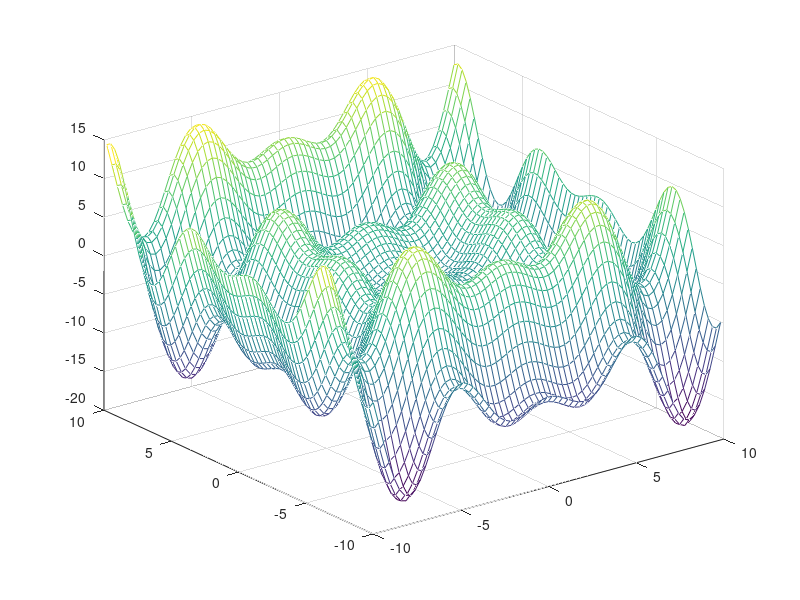
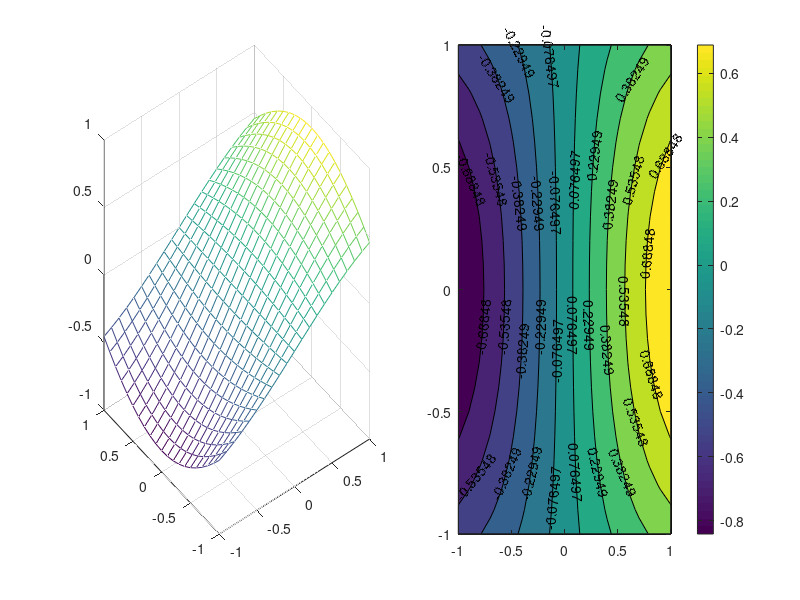
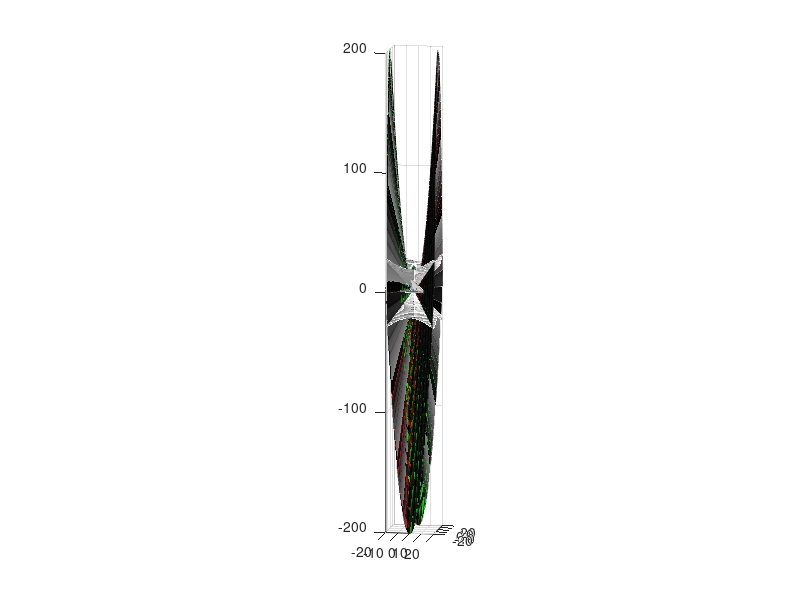

Here is the MATLAB script that generated these plots, in order: (Note: this script raises an error after producing the figures.)
%%
t = 0:0.05:6*pi;
x = sin(t);
y = 2 * cos(t);
plot3(x,y,t,-1,0,7 * pi / 2,'r*');
line([-1,-1], [2,-2], [7 * pi / 2 + 1,7 * pi / 2 - 1],'LineStyle','--');
grid on;
%%
t = -10*pi:0.05:10*pi;
x = (cos(2*t).^2).*sin(t);
y = (sin(2*t).^2).*cos(t);
comet3(x,y,t);
grid on;
%% z = -x*sin(x)-y*cos(y)
x = -10:0.3:10;
y = -10:0.3:10;
[X,Y] = meshgrid(x,y);
Z = -X .* sin(X) - Y .* cos(Y);
mesh(X,Y,Z);
%% contour plot z = sin(x)cos(y)
x = -1:0.1:1;
y = -1:0.1:1;
[X,Y] = meshgrid(x,y);
Z = sin(X).*cos(Y);
figure('Position',[200,150,1500,800]);
subplot(1,2,1);
mesh(X,Y,Z);
subplot(1,2,2);
[G,h] = contourf(X,Y,Z);
clabel(G,h);
colorbar;
%%
x = linspace(-pi,pi,40);
y = linspace(-pi,pi,50);
[X,Y]=meshgrid(x,y);
Z = @(a,b)(20 - a.^2 - b.^2);
figure('Position',[500,150,800,800]);
surf(X,Y,Z(X,Y));
axis equal;
line([0,0],[-1,-3],[19,20]);
hold on;
q = 0:0.1:6*pi;
r = 0.1 * q;
plot3(r.*cos(q),r.*sin(q)-1,r.*0,r.*cos(q),r.*sin(q)-1,Z(r.*cos(q),r.*sin(q)-1),'g','LineWidth',2);
colormap(gray);
%% ax+by+cz+d=0
a = 1;
b = 1;
c = 1;
d = 0;
x = -10:0.05:10;
y = -10:0.05:10;
[X,Y] = meshgrid(x,y);
Z = d - a * X - b * Y;
mesh(X,Y,Z);
%% z = a*sin(sqrt(x^2+y^2))/sqrt((x^2+y^2))
a = 1;
x = -10:0.3:10;
y = -10:0.3:10;
[X,Y] = meshgrid(x,y);
Z = a * sin((X.^2 + Y.^2).^0.5) ./ (X.^2 + Y.^2).^0.5;
surfc(X,Y,Z);
view(-38,18);
%shading flat;
%shading interp;
%colorbar;
%% z = axe^(-x^2-y^2)
a = 1;
x = -5:0.1:5;
y = -5:0.1:5;
[X, Y] = meshgrid(x,y);
Z = a*X.*exp(-X.^2-Y.^2);
mesh(X,Y,Z);
view(10,10);
%% single-cavity hyperboloid
c = 1; d = 1;
a = -3*pi:0.05:3*pi;
b = -3*pi:0.05:3*pi;
[A,B] = meshgrid(a,b);
x = c*cosh(A).*cos(B);
y = c*cosh(A).*sin(B);
z = d*sinh(A);
mesh(x,y,z);
%% ellipsoid of rotation
u = 0:0.05:3*pi;
v = -pi/2:0.05:pi/2;
[U,V] = meshgrid(u,v);
x = cos(U).*cos(V);
y = sin(U).*cos(V);
z = sin(V);
surfc(x,y,z);
%%
t = 0:0.05:6*pi;
x = sin(t);
y = cos(t);
plot3(x,y,t,'r',-x,-y,t,'g');
grid on;
axis equal;
for i=0:0.1:6*pi
    line([sin(i),-sin(i)],[cos(i),-cos(i)],[i,i]);
end
%%
c = 1; d = 1;
a = -2*pi:0.1:2*pi;
b = -2*pi:0.1:2*pi;
[A,B] = meshgrid(a,b);
x = c*cosh(A).*cos(B);
y = c*cosh(A).*sin(B);
z = d*sinh(A);
surf(x,y,z);
hold on;
axis equal;
for t=0:0.2:2*pi
   xz = cos(t);
   yz = sin(t);
   lumda = (1 - yz)/xz;
   vx = [xz];vy=[yz];vz=[0];
   while sqrt(vx(1)^2+vy(1)^2+vz(1)^2)<400
       vx = [vx(1)+lumda^2-1,vx];
       vy = [vy(1)+2*lumda,vy];
       vz = [vz(1)+1+lumda^2,vz];
   end
   plot3(vx,vy,vz,'r');
   vx = [xz];vy=[yz];vz=[0];
   while sqrt(vx(1)^2+vy(1)^2+vz(1)^2)<400
       vx = [vx(1)-lumda^2+1,vx];
       vy = [vy(1)-2*lumda,vy];
       vz = [vz(1)-1-lumda^2,vz];
   end
   plot3(vx,vy,vz,'r');
   vx = [xz];vy=[yz];vz=[0];
   while sqrt(vx(1)^2+vy(1)^2+vz(1)^2)<400
       vx = [vx(1)-lumda^2+1,vx];
       vy = [vy(1)-2*lumda,vy];
       vz = [vz(1)+1+lumda^2,vz];
   end
   plot3(vx,vy,vz,'g');
    vx = [xz];vy=[yz];vz=[0];
   while sqrt(vx(1)^2+vy(1)^2+vz(1)^2)<400
       vx = [vx(1)+lumda^2-1,vx];
       vy = [vy(1)+2*lumda,vy];
       vz = [vz(1)-1-lumda^2,vz];
   end
   plot3(vx,vy,vz,'g');
end
%%
a = -6*pi:0.5:6*pi;
b = -6*pi:0.5:6*pi;
[A,B] = meshgrid(a,b);
x = A*sqrt(2);
y = B*sqrt(2);
z = A.^2-B.^2;
surf(x,y,z);
hold on;
axis([-20 20 -20 20 -200 200]);
for t=0:1:200
    vx = [0];vy = [t];vz = [t*t/-2];
    while sqrt(vx(1)^2+vy(1)^2+vz(1)^2)<200
       vx = [vx(1)+1,vx];
       vy = [vy(1)+1,vy];
       vz = [vz(1)-t,vz];
    end
    plot3(vx,vy,vz,'g',vx,-vy,vz,'g');
    vx = [0];vy = [t];vz = [t*t/-2];
    while sqrt(vx(1)^2+vy(1)^2+vz(1)^2)<200
       vx = [vx(1)-1,vx];
       vy = [vy(1)-1,vy];
       vz = [vz(1)+t,vz];
    end
    plot3(vx,vy,vz,'g',vx,-vy,vz,'g');
    vx = [0];vy = [t];vz = [t*t/-2];
    while sqrt(vx(1)^2+vy(1)^2+vz(1)^2)<200
       vx = [vx(1)+1,vx];
       vy = [vy(1)-1,vy];
       vz = [vz(1)+t,vz];
    end
    plot3(vx,vy,vz,'r',vx,-vy,vz,'r');
    vx = [0];vy = [t];vz = [t*t/-2];
    while sqrt(vx(1)^2+vy(1)^2+vz(1)^2)<200
       vx = [vx(1)-1,vx];
       vy = [vy(1)+1,vy];
       vz = [vz(1)-t,vz];
    end
    plot3(vx,vy,vz,'r',vx,-vy,vz,'r');
end
%%
f = @(x,y,z)(-x.^2.*z.^3-9*y.^2.*z.^3/80+(x.^2+9*y.^2/4+z.^2-1).^3);
fimplicit3(f);